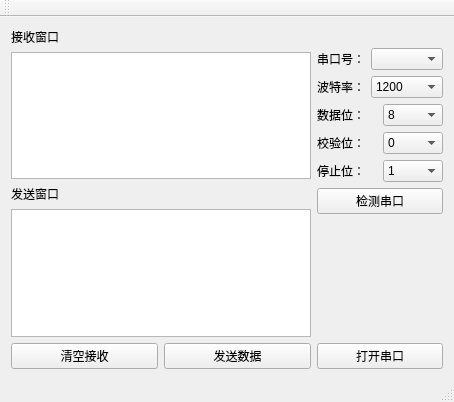
<?xml version="1.0" encoding="UTF-8"?>
<ui version="4.0">
 <class>MainWindow</class>
 <widget class="QMainWindow" name="MainWindow">
  <property name="geometry">
   <rect>
    <x>0</x>
    <y>0</y>
    <width>454</width>
    <height>402</height>
   </rect>
  </property>
  <property name="windowTitle">
   <string>MainWindow</string>
  </property>
  <widget class="QWidget" name="centralWidget">
   <layout class="QGridLayout" name="gridLayout">
    <item row="0" column="0">
     <layout class="QHBoxLayout" name="horizontalLayout_7">
      <item>
       <layout class="QVBoxLayout" name="verticalLayout">
        <item>
         <widget class="QLabel" name="label">
          <property name="text">
           <string>接收窗口</string>
          </property>
         </widget>
        </item>
        <item>
         <widget class="QTextEdit" name="recvTextEdit"/>
        </item>
        <item>
         <widget class="QLabel" name="label_2">
          <property name="text">
           <string>发送窗口</string>
          </property>
         </widget>
        </item>
        <item>
         <widget class="QTextEdit" name="sendTextEdit"/>
        </item>
        <item>
         <layout class="QHBoxLayout" name="horizontalLayout">
          <item>
           <widget class="QPushButton" name="clearButton">
            <property name="text">
             <string>清空接收</string>
            </property>
           </widget>
          </item>
          <item>
           <widget class="QPushButton" name="sendButton">
            <property name="text">
             <string>发送数据</string>
            </property>
           </widget>
          </item>
         </layout>
        </item>
       </layout>
      </item>
      <item>
       <layout class="QVBoxLayout" name="verticalLayout_2">
        <item>
         <widget class="QLabel" name="label_8">
          <property name="text">
           <string/>
          </property>
         </widget>
        </item>
        <item>
         <layout class="QHBoxLayout" name="horizontalLayout_2">
          <item>
           <widget class="QLabel" name="label_3">
            <property name="text">
             <string>串口号：</string>
            </property>
           </widget>
          </item>
          <item>
           <widget class="QComboBox" name="portNameBox"/>
          </item>
         </layout>
        </item>
        <item>
         <layout class="QHBoxLayout" name="horizontalLayout_3">
          <item>
           <widget class="QLabel" name="label_4">
            <property name="text">
             <string>波特率：</string>
            </property>
           </widget>
          </item>
          <item>
           <widget class="QComboBox" name="baudrateBox">
            <item>
             <property name="text">
              <string>1200</string>
             </property>
            </item>
            <item>
             <property name="text">
              <string>2400</string>
             </property>
            </item>
            <item>
             <property name="text">
              <string>4800</string>
             </property>
            </item>
            <item>
             <property name="text">
              <string>9600</string>
             </property>
            </item>
            <item>
             <property name="text">
              <string>115200</string>
             </property>
            </item>
           </widget>
          </item>
         </layout>
        </item>
        <item>
         <layout class="QHBoxLayout" name="horizontalLayout_4">
          <item>
           <widget class="QLabel" name="label_5">
            <property name="text">
             <string>数据位：</string>
            </property>
           </widget>
          </item>
          <item>
           <widget class="QComboBox" name="dataBitsBox">
            <item>
             <property name="text">
              <string>8</string>
             </property>
            </item>
           </widget>
          </item>
         </layout>
        </item>
        <item>
         <layout class="QHBoxLayout" name="horizontalLayout_5">
          <item>
           <widget class="QLabel" name="label_6">
            <property name="text">
             <string>校验位：</string>
            </property>
           </widget>
          </item>
          <item>
           <widget class="QComboBox" name="ParityBox">
            <item>
             <property name="text">
              <string>0</string>
             </property>
            </item>
           </widget>
          </item>
         </layout>
        </item>
        <item>
         <layout class="QHBoxLayout" name="horizontalLayout_6">
          <item>
           <widget class="QLabel" name="label_7">
            <property name="text">
             <string>停止位：</string>
            </property>
           </widget>
          </item>
          <item>
           <widget class="QComboBox" name="stopBitsBox">
            <item>
             <property name="text">
              <string>1</string>
             </property>
            </item>
            <item>
             <property name="text">
              <string>2</string>
             </property>
            </item>
           </widget>
          </item>
         </layout>
        </item>
        <item>
         <widget class="QPushButton" name="searchButton">
          <property name="text">
           <string>检测串口</string>
          </property>
         </widget>
        </item>
        <item>
         <spacer name="verticalSpacer">
          <property name="orientation">
           <enum>Qt::Vertical</enum>
          </property>
          <property name="sizeHint" stdset="0">
           <size>
            <width>20</width>
            <height>40</height>
           </size>
          </property>
         </spacer>
        </item>
        <item>
         <widget class="QPushButton" name="openButton">
          <property name="text">
           <string>打开串口</string>
          </property>
         </widget>
        </item>
       </layout>
      </item>
     </layout>
    </item>
   </layout>
  </widget>
  <widget class="QMenuBar" name="menuBar">
   <property name="geometry">
    <rect>
     <x>0</x>
     <y>0</y>
     <width>454</width>
     <height>23</height>
    </rect>
   </property>
  </widget>
  <widget class="QToolBar" name="mainToolBar">
   <attribute name="toolBarArea">
    <enum>TopToolBarArea</enum>
   </attribute>
   <attribute name="toolBarBreak">
    <bool>false</bool>
   </attribute>
  </widget>
  <widget class="QStatusBar" name="statusBar"/>
 </widget>
 <layoutdefault spacing="6" margin="11"/>
 <resources/>
 <connections/>
</ui>
